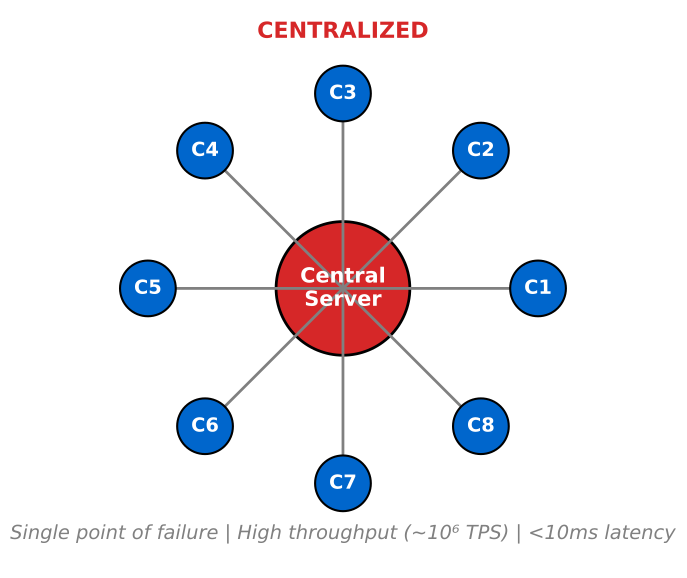

Write the Python code that produced this figure.
"""
Centralized Network Topology
ONE figure only - shows single point of failure architecture
"""

import matplotlib.pyplot as plt
import numpy as np
from pathlib import Path

CHART_METADATA = {
    'title': 'Centralized Network Topology',
    'url': 'https://github.com/Digital-AI-Finance/Blockchain_Crypto/tree/main/Module_A_Blockchain_Foundations/L01_What_is_Blockchain/charts/02a_centralized_network'
}

plt.rcParams.update({
    'font.size': 14,
    'axes.labelsize': 14,
    'axes.titlesize': 16,
    'xtick.labelsize': 12,
    'ytick.labelsize': 12,
    'legend.fontsize': 12,
    'figure.figsize': (10, 6),
    'figure.dpi': 150
})

MLPURPLE = '#3333B2'
MLBLUE = '#0066CC'
MLORANGE = '#FF7F0E'
MLGREEN = '#2CA02C'
MLRED = '#D62728'

fig, ax = plt.subplots(figsize=(10, 6))

# Central node (server)
central = plt.Circle((0.5, 0.5), 0.12, color=MLRED, ec='black', linewidth=2)
ax.add_patch(central)
ax.text(0.5, 0.5, 'Central\nServer', ha='center', va='center', fontsize=15, fontweight='bold', color='white')

# Outer nodes (clients)
n_nodes = 8
angles = np.linspace(0, 2*np.pi, n_nodes, endpoint=False)
radius = 0.35

for i, angle in enumerate(angles):
    x = 0.5 + radius * np.cos(angle)
    y = 0.5 + radius * np.sin(angle)

    # Draw connection line
    ax.plot([0.5, x], [0.5, y], color='gray', linewidth=2, zorder=1)

    # Draw node
    node = plt.Circle((x, y), 0.05, color=MLBLUE, ec='black', linewidth=1.5, zorder=2)
    ax.add_patch(node)
    ax.text(x, y, f'C{i+1}', ha='center', va='center', fontsize=14, color='white', fontweight='bold')

# Title
ax.text(0.5, 0.95, 'CENTRALIZED', ha='center', fontsize=16, fontweight='bold', color=MLRED)

# Properties
ax.text(0.5, 0.05, 'Single point of failure | High throughput (~10⁶ TPS) | <10ms latency',
        ha='center', fontsize=14, style='italic', color='gray')

ax.set_xlim(0, 1)
ax.set_ylim(0, 1)
ax.set_aspect('equal')
ax.axis('off')

plt.tight_layout()

output_path = Path(__file__).parent / 'chart.pdf'
plt.savefig(output_path, bbox_inches='tight', dpi=300)
print(f"Chart saved to: {output_path.absolute()}")
plt.close()
